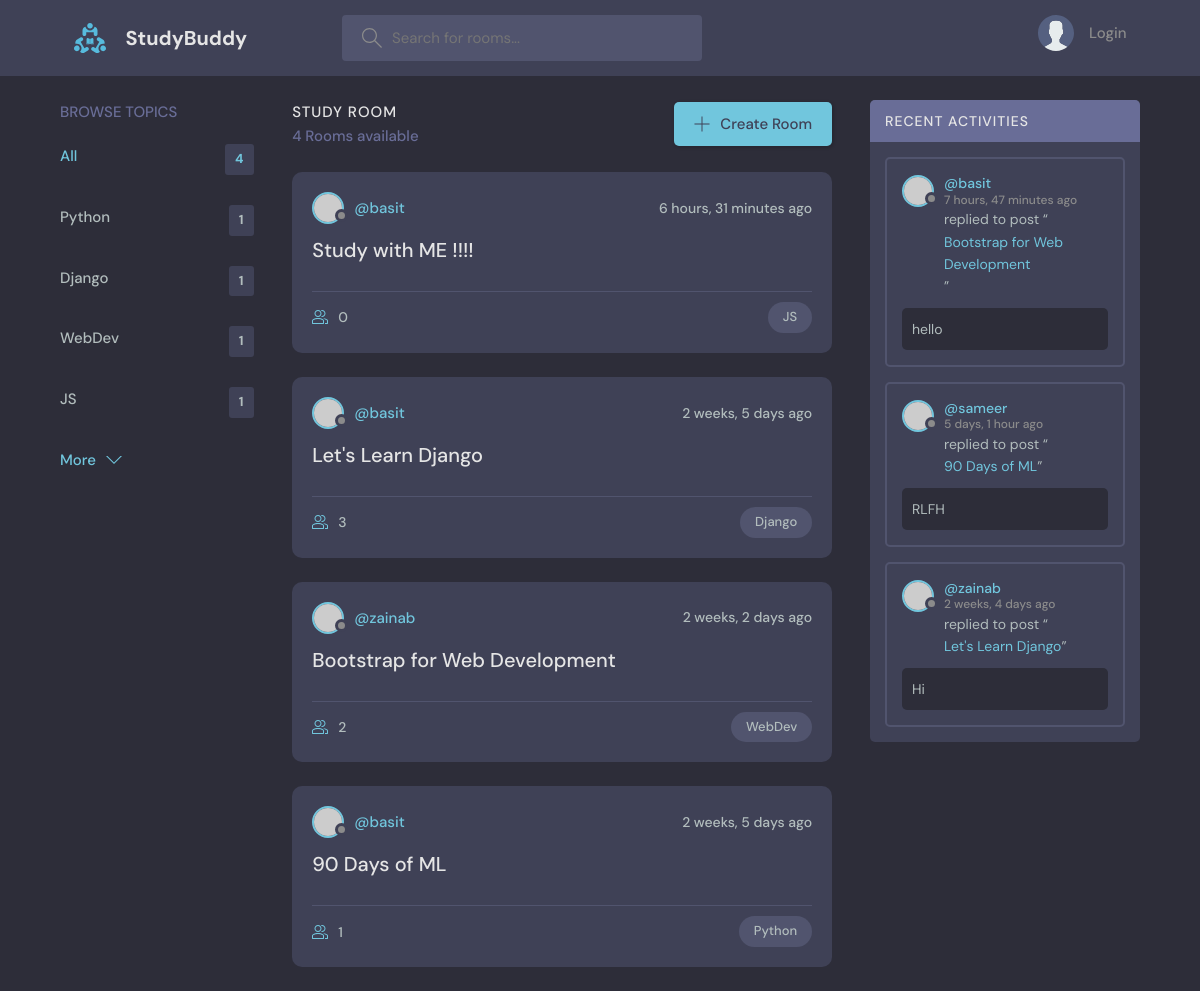
The page / on the database its author committed.
### base/models.py (models this page shows, shortened)
class Topic(models.Model):
    name = models.CharField(max_length=200)

class Room(models.Model):
    host = models.ForeignKey(User, on_delete=models.SET_NULL, null=True)
    topic = models.ForeignKey(Topic, on_delete=models.SET_NULL, null=True)
    name = models.CharField(max_length=200)
    description = models.TextField(null=True, blank = True)
    participants = models.ManyToManyField(User, related_name='participants', blank=True)
    updated = models.DateTimeField(auto_now=True)
    created = models.DateTimeField(auto_now_add=True)
    class Meta:
        ordering = ['-updated','-created']
    def __str__(self):
        return self.name

class Message(models.Model):
    user = models.ForeignKey(User, on_delete=models.CASCADE)
    room = models.ForeignKey(Room, on_delete=models.CASCADE)
    body = models.TextField()
    updated = models.DateTimeField(auto_now=True)
    created = models.DateTimeField(auto_now_add=True)
    class Meta:
        ordering = ['-updated','-created']
    def __str__(self):
        return self.body[0:50]

### base/views.py (the view)
# urls.py: path('', views.home, name="home"),
def home(request):
    q = request.GET.get('q') if request.GET.get('q') != None else ''
    rooms = Room.objects.filter(
        Q(topic__name__icontains=q) |
        Q(name__icontains = q) |
        Q(description__icontains=q) |
        Q(host__username__icontains=q)
    )
    topics = Topic.objects.all()
    room_count = rooms.count()
    room_messages = Message.objects.filter(Q(room__topic__name__icontains=q))
    context = {'rooms': rooms, 'topics':topics, 'room_count':room_count, 'room_messages': room_messages}
    return render(request, 'base/home.html', context )

### base/templates/base/home.html (shortened to what this page needs)
{% extends 'main.html' %}
{% block content %}
<main class="layout layout--3">
  <div class="container">
    {% include 'base/topics_component.html' %}
    <div class="roomList">
      <div class="roomList__header">
        <div>
          <h2>Study Room</h2>
          <p>{{room_count}} Rooms available</p>
        </div>
        <a class="btn btn--main" href="create-room.html">
          <svg
            version="1.1"
            xmlns="http://www.w3.org/2000/svg"
            width="32"
            height="32"
            viewBox="0 0 32 32"
          >
            <title>add</title>
            <path
              d="M16.943 0.943h-1.885v14.115h-14.115v1.885h14.115v14.115h1.885v-14.115h14.115v-1.885h-14.115v-14.115z"
            ></path>
          </svg>
          Create Room
        </a>
      </div>
      {% include 'base/feed_component.html' %}
    </div>
    {% include 'base/activity_component.html' %}
  </div>
</main>
{% endblock %}

### base/templates/base/topics_component.html
<div class="topics">
  <div class="topics__header">
    <h2>Browse Topics</h2>
  </div>
  <ul class="topics__list">
    <li>
      <a href="{% url 'home' %}" class="active">All <span>{{topics.count}}</span></a>
    </li>
    {% for topic in topics %}
    <li>
      <a href="{% url 'home' %}?q={{topic.name}}">{{topic.name}} <span>{{topic.room_set.all.count}}</span></a>
    </li>
    {% endfor %}
  </ul>
  <a class="btn btn--link" href="topics.html">
    More
    <svg
      version="1.1"
      xmlns="http://www.w3.org/2000/svg"
      width="32"
      height="32"
      viewBox="0 0 32 32"
    >
      <title>chevron-down</title>
      <path d="M16 21l-13-13h-3l16 16 16-16h-3l-13 13z"></path>
    </svg>
  </a>
</div>

### base/templates/base/feed_component.html (shortened to what this page needs)
{% for room in rooms %}
<div class="roomListRoom">
    <div class="roomListRoom__header">
      <a href="{% url 'user-profile' room.host.id %}" class="roomListRoom__author">
        <div class="avatar avatar--small">
          <img src="https://randomuser.me/api/portraits/women/11.jpg" />
        </div>
        <span>@{{room.host.username}}</span>
      </a>
      <div class="roomListRoom__actions">
        <span>{{room.created|timesince}} ago</span>
      </div>
    </div>
    <div class="roomListRoom__content">
      <a href="{% url 'room' room.id %}">{{room.name}}</a>
    </div>
    <div class="roomListRoom__meta">
      <a href="{% url 'room' room.id %}" class="roomListRoom__joined">
        {{room.participants.all.count}}
      </a>
      <p class="roomListRoom__topic">{{room.topic.name}}</p>
    </div>
</div>
{% endfor %}

### base/templates/base/activity_component.html (shortened to what this page needs)
<div class="activities">
  <div class="activities__header">
    <h2>Recent Activities</h2>
  </div>
  {% for message in room_messages %}
  <div class="activities__box">
    <div class="activities__boxHeader roomListRoom__header">
      <a href="{% url 'user-profile' message.user.id %}" class="roomListRoom__author">
        <div class="avatar avatar--small">
          <img src="https://randomuser.me/api/portraits/women/11.jpg" />
        </div>
        <p>
          @{{message.user}}
          <span>{{message.created|timesince}} ago</span>
        </p>
      </a>
    </div>
    <div class="activities__boxContent">
      <p>replied to post “<a href="{% url 'room' message.room.id %}">{{message.room}}</a>”</p>
      <div class="activities__boxRoomContent">
        {{message}}
      </div>
    </div>
  </div>
  {% endfor %}
</div>

### rows shown on the page
Topic: name "Python", room_set.all.count "1"
Topic: name "Django", room_set.all.count "1"
Topic: name "WebDev", room_set.all.count "1"
Topic: name "JS", room_set.all.count "1"
Room: host.username "basit", created "6 hours, 31 minutes", name "Study with ME !!!!", participants.all.count "0", topic.name "JS"
Room: host.username "basit", created "2 weeks, 5 days", name "Let's Learn Django", participants.all.count "3", topic.name "Django"
Room: host.username "zainab", created "2 weeks, 2 days", name "Bootstrap for Web Development", participants.all.count "2", topic.name "WebDev"
Room: host.username "basit", created "2 weeks, 5 days", name "90 Days of ML", participants.all.count "1", topic.name "Python"
Message: user "basit", created "7 hours, 47 minutes", room "Bootstrap for Web Development", body "hello"
Message: user "sameer", created "5 days, 1 hour", room "90 Days of ML", body "RLFH"
Message: user "zainab", created "2 weeks, 4 days", room "Let's Learn Django", body "Hi"

### other values the page prints
{{ topics.count }} "4"
{{ room_count }} "4"
